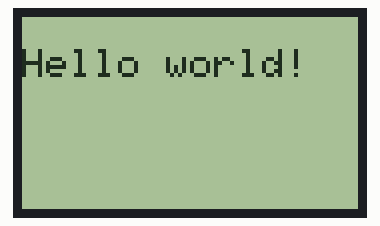
Simulated run of this sketch. Board: Arduino Uno, built with avr-gcc and run on an emulated ATmega328P. Parts: 84×48 one-colour display.

Above: at 0.1 s.

The sketch:

nokia_5110_display_setup.ino
```cpp
#include <Nokia_LCD.h>


Nokia_LCD lcd(6 /* CLK */, 5 /* DIN */, 4 /* DC */, 3 /* CE */, 2/* RST */);

/**
 * Or, if you would like to control the backlight on your own, init the lcd without the last argument
 * Nokia_LCD lcd(13, 12, 11, 10, 9);
*/

void setup() {
  // Initialize the screen
  lcd.begin();
  // Turn on the backlight
  lcd.setBacklight(true);
  // Set the contrast
  lcd.setContrast(45);  // Good values are usualy between 40 and 60
  // Clear the screen by filling it with black pixels
  lcd.clear();

  // Set the cursor on the beginning of the 6th row (the last one)
  lcd.setCursor(0, 1);
  // Write something on the specific row with inverted color

  lcd.print("Hello world!");

  // The cursor is still on the 6th row. Newline characters ('\n') move the
  // cursor to the next line. Since we were on the last row, the cursor goes
  // back to the first line. If you check the return value of `println`
  // it will indicate whether an out-of-bounds error occured. In this case it
  // will be `true`.
}

void loop() {
  // put your main code here, to run repeatedly:
}
```
